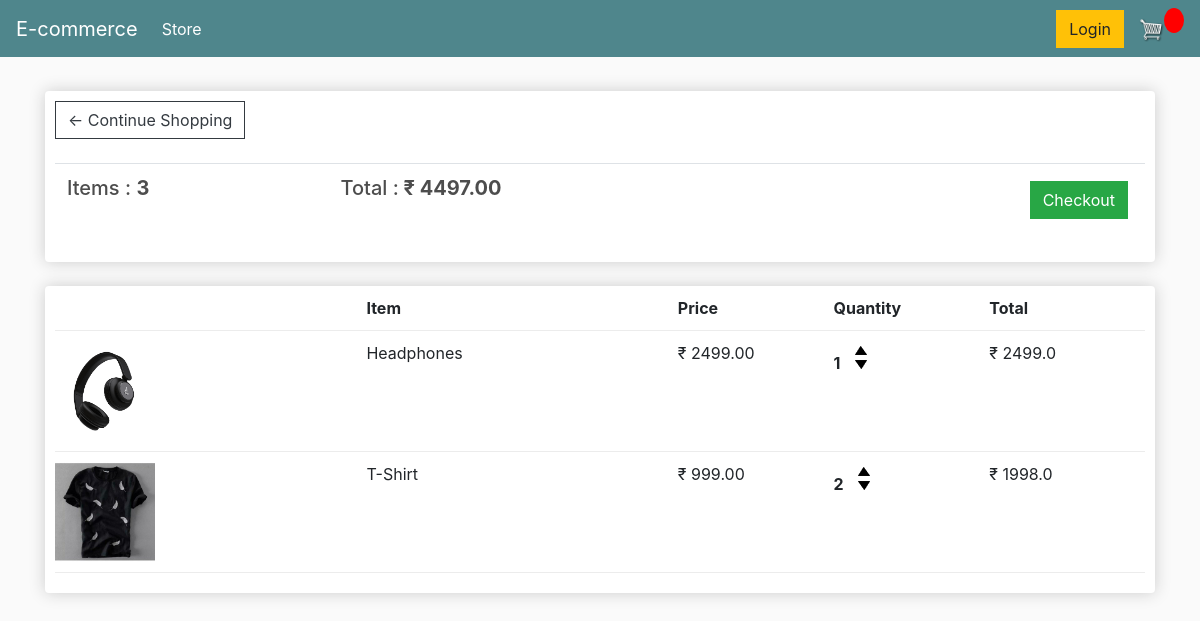
The page /cart/ (signed in) on the database as committed earlier.
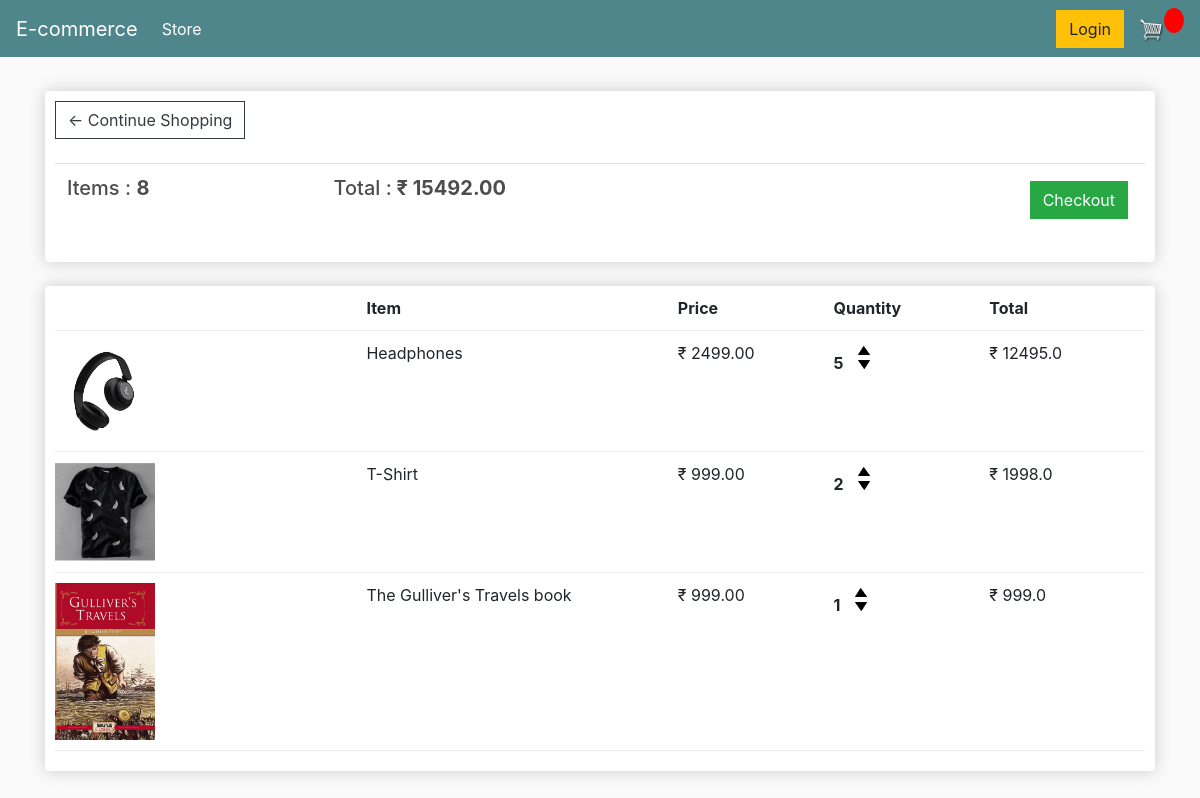
The same page on the database as committed later.
### store/models.py (models this page shows, shortened)
class Order(models.Model):
    customer = models.ForeignKey(Customer, on_delete=models.SET_NULL, blank=True, null=True)
    date_ordered = models.DateTimeField(auto_now_add=True)
    complete = models.BooleanField(default=False, null=True, blank=True)
    transaction_id = models.CharField(max_length=100, null=True)
    @property
    def get_cart_total(self):
        orderitems = self.orderitem_set.all()
        total = sum([item.get_total for item in orderitems])
        return total
    @property
    def get_cart_items(self):
        orderitems = self.orderitem_set.all()
        total = sum([item.quantity for item in orderitems])
        return total

class OrderItem(models.Model):
    product = models.ForeignKey(Product, on_delete=models.SET_NULL, blank=True, null=True)
    order = models.ForeignKey(Order, on_delete=models.SET_NULL, blank=True, null=True)
    quantity = models.IntegerField(default=0, blank=True)
    date_added = models.DateTimeField(auto_now_add=True)
    @property
    def get_total(self):
        total = self.product.price * self.quantity
        return total

class Product(models.Model):
    name = models.CharField(max_length=200, null=True)
    price = models.FloatField()
    digital = models.BooleanField(default=False)
    image = models.ImageField(upload_to = 'product/', null=True, blank=True)
    @property
    def imageURL(self):
        try:
            url = self.image.url
        except:
            url = ''
        return url

### store/views.py (the view)
# urls.py: path('cart/', views.cart, name="cart"),
def cart(request):
    if request.user.is_authenticated:
        customer = request.user.customer
        order, created = Order.objects.get_or_create(customer=customer, complete=False)
        items = order.orderitem_set.all()
    else:
        items = []
        order = {'get_cat_total':0, 'get_cat_items':0}
    context = {'items':items, 'order':order}
    return render(request, 'store/cart.html', context)

### store/templates/store/cart.html
{% extends 'store/main.html' %}
{% load static %}
{% block content %}
    <div class="row">
        <div class="col-lg-12">
            <div class="box-element">
                <a  class="btn btn-outline-dark" href="{% url 'store:store' %}">&#x2190; Continue Shopping</a>
                <br>
                <br>
                <table class="table">
                    <tr>
                        <th><h5>Items : <strong>{{order.get_cart_items}}</strong></h5></th>
                        <th><h5>Total :<strong> ₹ {{order.get_cart_total|floatformat:2}}</strong></h5></th>
                        <th>
                            <a  style="float:right; margin:5px;" class="btn btn-success" href="{% url 'store:checkout' %}">Checkout</a>
                        </th>
                    </tr>
                </table>
            </div>
            <br>
            <div class="box-element">
                <div class="cart-row">
                    <div style="flex:2"></div>
                    <div style="flex:2"><strong>Item</strong></div>
                    <div style="flex:1"><strong>Price</strong></div>
                    <div style="flex:1"><strong>Quantity</strong></div>
                    <div style="flex:1"><strong>Total</strong></div>
                </div>
                {% for  item in items %}
                <div class="cart-row">
                    <div style="flex:2"><img class="row-image" src="{{item.product.imageURL}}"></div>
                    <div style="flex:2"><p>{{item.product.name}}</p></div>
                    <div style="flex:1"><p>₹ {{item.product.price|floatformat:2}}</p></div>
                    <div style="flex:1">
                        <p class="quantity">{{item.quantity}}</p>
                        <div class="quantity">
                            <img class="chg-quantity" src="{% static  'store/arrow-up.png' %}">
                            <img class="chg-quantity" src="{% static  'store/arrow-down.png' %}">
                        </div>
                    </div>
                    <div style="flex:1"><p>₹ {{item.get_total}}</p></div>
                </div>
                {% endfor %}
            </div>
        </div>
    </div>
{% endblock content %}

### store/templates/store/main.html (shortened to what this page needs)
{% load static %}
<!DOCTYPE html>
<html lang="en">
<head>
    <link rel="stylesheet" href="https://stackpath.bootstrapcdn.com/bootstrap/4.4.1/css/bootstrap.min.css">
    <link rel="stylesheet" type="text/css" href="{% static 'store/main.css' %}">
</head>
<body>
    <nav class="navbar navbar-expand-lg navbar-dark bg-dark">
        <a class="navbar-brand" href="{% url 'store:store' %}">E-commerce</a>
        <div class="collapse navbar-collapse" id="navbarSupportedContent">
          <ul class="navbar-nav mr-auto">
            <li class="nav-item active">
              <a class="nav-link" href="{% url 'store:store' %}">Store <span class="sr-only">(current)</span></a>
            </li>
          </ul>
          <div class="form-inline my-2 my-lg-0">
                <a href="#"class="btn btn-warning">Login</a>
                <a href="{% url 'store:cart' %}">
                  <img  id="cart-icon" src="{% static 'store/cart.png' %}">
                </a>
              <p id="cart-total">{{cartItems}}</p>
          </div>
        </div>
    </nav>
       <div class="container">
            <br>
            {% block content %}
            {% endblock content %}
        </div>
</body>
</html>
</body>
</html>

### store/static/store/main.css (style rules this page uses)
body { background-color: hsl(0, 0%, 98%); }
h1,h2,h3,h4,h5,h6 { color:hsl(0, 0%, 30%); }
.box-element { box-shadow:hsl(0, 0%, 80%) 0 0 16px; background-color: #fff; border-radius: 4px; padding: 10px; }
.bg-dark { background-color: #4f868c!important; }
#cart-icon { width:25px; display: inline-block; margin-left: 15px; }
#cart-total { display: block; text-align: center; color:#fff; background-color: red; width: 20px; height: 25px; border-radius: 50%; font-size: 14px; }
.col-lg-4, .col-lg-6, .col-lg-8, .col-lg-12 { margin-top: 10px; }
.btn { border-radius: 0; }
.row-image { width: 100px; }
.cart-row { display: flex; align-items: flex-stretch; padding-bottom: 10px; margin-bottom: 10px; border-bottom: 1px solid #ececec; }
.quantity { display: inline-block; font-weight: 700; padding-right:10px; }
.chg-quantity { width: 12px; cursor: pointer; display: block; margin-top: 5px; transition:.1s; }

Rows that differ between the two databases and show on the page:
changed through a linked row, Order: get_cart_items "3" → "8"; get_cart_total "4497.00" → "15492.00"
changed OrderItem "Headphones": quantity "1" → "5"; get_total "2499.0" → "12495.0"
added OrderItem: product.imageURL (picture), product.name "The Gulliver's Travels book", product.price "999.00", quantity "1", get_total "999.0"
